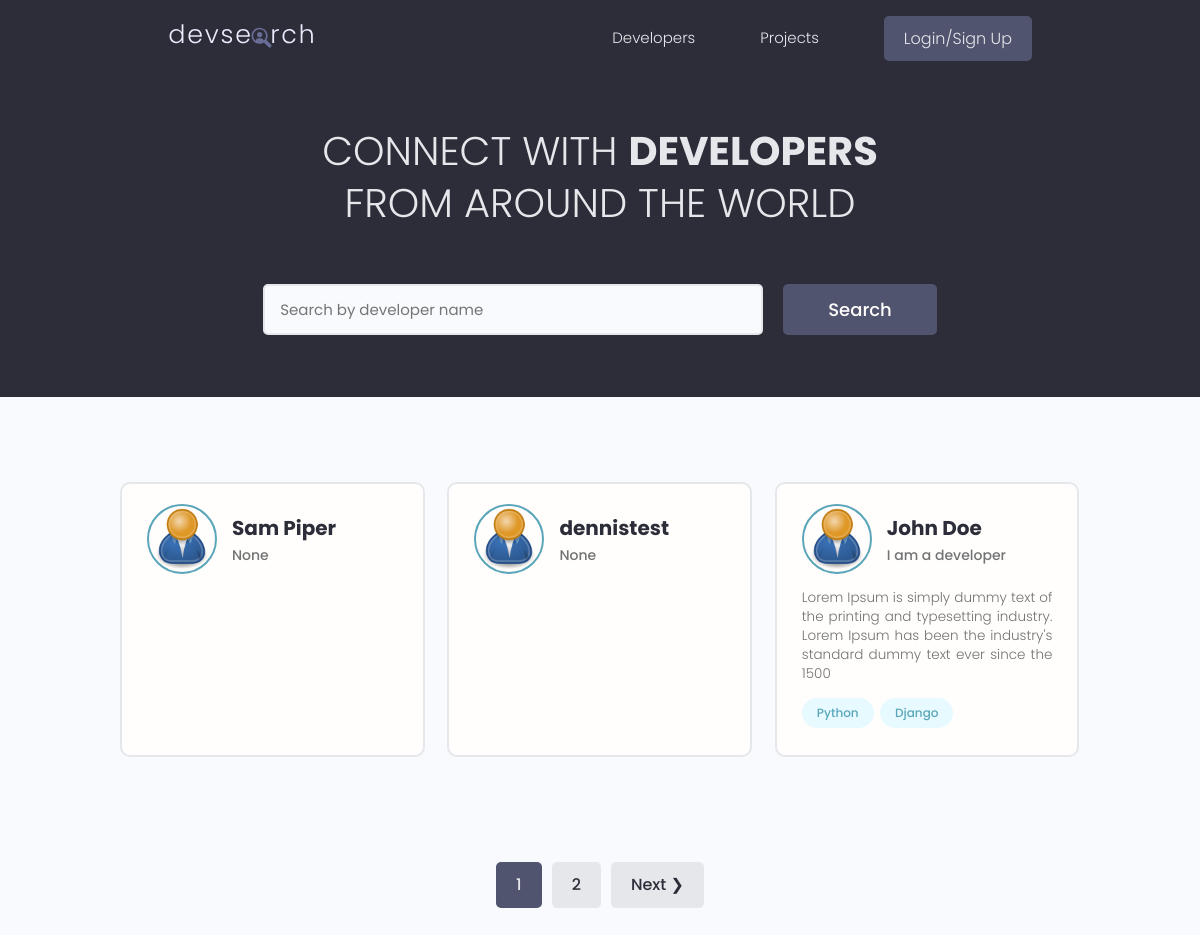
The page / on the database its author committed.
### users/models.py (models this page shows, shortened)
class Profile(models.Model):
    user = models.OneToOneField(User, on_delete=models.CASCADE, null=True, blank=True)
    name = models.CharField(max_length=200, blank=True, null=True)
    email = models.EmailField(max_length=500, blank=True, null=True)
    username = models.CharField(max_length=200, blank=True, null=True)
    location = models.CharField(max_length=200, blank=True, null=True)
    short_intro = models.CharField(max_length=200, blank=True, null=True)
    bio = models.TextField(blank=True, null=True)
    profile_image = models.ImageField(null=True, blank=True, upload_to='profiles/', default="profiles/user-default.png") # upload it to the profiles folder under static
    social_github = models.CharField(max_length=200, blank=True, null=True)
    social_twitter = models.CharField(max_length=200, blank=True, null=True)
    social_linkedin = models.CharField(max_length=200, blank=True, null=True)
    social_youtube= models.CharField(max_length=200, blank=True, null=True)
    social_website = models.CharField(max_length=200, blank=True, null=True)
    created = models.DateTimeField(auto_now_add=True)
    id = models.UUIDField(default=uuid.uuid4, unique=True, primary_key=True, editable=False)

class Skill(models.Model):
    owner = models.ForeignKey(Profile, on_delete=models.CASCADE, null=True, blank=True)
    name = models.CharField(max_length=200, blank=True, null=True)
    description = models.TextField(null=True, blank=True)
    created = models.DateTimeField(auto_now_add=True)
    id = models.UUIDField(default=uuid.uuid4, unique=True, primary_key=True, editable=False)
    def __str__(self): #converts an object method to a string
        return str(self.name)

### users/views.py (the view)
# urls.py: path('',views.profiles, name="profiles"),
def profiles(request):
    profiles, search_query = searchProfiles(request)
    custom_range, profiles = paginateProfiles(request, profiles, 3)
    context = {'profiles': profiles, 'search_query': search_query, 'custom_range':custom_range}
    return render(request, 'users/profiles.html',context)

### users/utils.py (called while the page is built)
def searchProfiles(request):
    search_query = ''
    if request.GET.get('search_query'): #getting the Search value
        search_query = request.GET.get('search_query')
    skills = Skill.objects.filter(name__icontains= search_query)
    profiles = Profile.objects.distinct().filter(Q(name__icontains=search_query) | Q(short_intro__icontains=search_query) | Q(skill__in =skills)) #all profiles that contains search_query name or short intro
    return profiles , search_query

### users/templates/users/profiles.html (shortened to what this page needs)
{% extends 'main.html' %}
{% block content %}
<main class="home">
    <section class="hero-section text-center">
      <div class="container container--narrow">
        <div class="hero-section__box">
          <h2>CONNECT WITH <span>DEVELOPERS</span></h2>
          <h2>FROM AROUND THE WORLD</h2>
        </div>
        <div class="hero-section__search">
          <form id="searchForm" class="form" action="{% url 'profiles' %}" method="get">
            <div class="form__field">
              <input class="input input--text" id="formInput#search" type="text" name="search_query"
                value="{{search_query}}" placeholder="Search by developer name" />
            </div>
            <input class="btn btn--sub btn--lg" type="submit" value="Search" />
          </form>
        </div>
      </div>
    </section>
    <section class="devlist">
      <div class="container">
        <div class="grid grid--three">
          {%  for profile in profiles  %}
          <div class="column card">
            <div class="dev">
              <a href="{% url 'user-profile' profile.id %}" class="card__body">
                <div class="dev__profile">
                  <img class="avatar avatar--md" src="{{ profile.profile_image.url }}" alt="image" />
                  <div class="dev__meta">
                    <h3>{{profile.name}}</h3>
                    <h5>{{profile.short_intro|slice:"150"}}</h5>
                  </div>
                </div>
                <p class="dev__info">{{profile.bio|slice:"150"}}</p>
                <div class="dev__skills">
                  {% for skill in profile.skill_set.all|slice:"5" %}
                  <span class="tag tag--pill tag--main">
                    <small>{{skill}}</small>
                  </span>
                  {% endfor %}
                </div>
              </a>
            </div>
          </div>
          {% endfor %}
        </div>
      </div>
    </section>
    {% include 'pagination.html' with queryset=profiles custom_range=custom_range %}
  </main>
{% endblock content %}

### static/styles/app.css (style rules this page uses)
:root { --color-sub: #2d2d39; }
.btn--sub { background-color: var(--color-sub-light); }
.card { border: 2px solid var(--color-light); }
img { width: 100%; }
.hero-section { height: 40vh; display: flex; align-items: center; background-color: var(--color-sub); }
.hero-section__box { margin-bottom: 4rem; }
.hero-section__box > h2, .hero-section__box > h2 > span { font-size: 4rem; color: var(--color-light); line-height: 1.3; text-transform: uppercase; }
.hero-section__box > h2 { font-weight: 300; }
.hero-section__box > h2 > span { font-weight: 700; }
.hero-section__search > .form { display: flex; align-items: center; justify-content: center; gap: 2rem; }
.hero-section__search > .form input.input--text { width: 50rem; }
.devlist { margin-top: 8rem; }
.devlist .grid { align-items: stretch; }
.devlist .dev .dev__profile { display: flex; align-items: center; gap: 1.5rem; }
.devlist .dev .dev__meta h3 { color: var(--color-sub); font-size: 2rem; font-weight: 700; }
.devlist .dev .dev__meta h5 { color: var(--color-text); font-size: 1.4rem; font-weight: 500; }
.devlist .dev .dev__info { margin: 1.5rem 0; font-size: 1.35rem; line-height: 1.4; text-align: justify; }

### static/uikit/styles/modules/_variables.css (style rules this page uses)
:root { --color-main: #5aa5b9; --color-main-light: #e6faff; --color-sub: #3f4156; --color-sub-light: #51546e; --color-sub-lighter: #ededfd; --color-text: #737373; --color-gray: #8b8b8b; --color-light: #e5e7eb; --color-light-gray: #767676; --color-bg: #f8fafd; --color-white: #fffefd; --color-white-light: #f3f3f3; --color-success: #359e64; --color-success-bg: #def8e8; --color-error: #fc4b0b; --color-error-bg: #fff2ee; --font-base: 'Poppins', arial, helvetica, 'Segoe UI', roboto, ubuntu, sans-serif; --font-monospace: 'Fira Code', 'Courier New', courier, monospace; --font-regular: 300; --font-medium: 500; --font-bold: 700; --generic-shadow: 1px 1px 5px #00000010; --generic-transition: all 0.3s ease-in-out; }

### static/uikit/styles/modules/_base.css (style rules this page uses)
* { margin: 0; padding: 0; box-sizing: border-box; text-rendering: optimizeLegibility; color: inherit; font-size: inherit; }
html { font-size: 50%; }
@media only screen and (min-width: 480px) { html { font-size: 56.25%; } }
@media only screen and (min-width: 1200px) { html { font-size: 62.5%; } }
body { line-height: 1.6; font-weight: 400; font-size: 1.5rem; color: var(--color-text); background-color: var(--color-bg); min-height: 100vh; }

### static/uikit/styles/modules/_typography.css (style rules this page uses)
* { font-family: var(--font-base); }
h2 { font-size: 3.6rem; font-weight: var(--font-bold); }
h3 { font-size: 3.2rem; font-weight: var(--font-medium); }
h5 { font-size: 2.4rem; font-weight: var(--font-medium); }
h5, h6 { font-weight: var(--font-regular); }
p, span, strong { font-size: 1.6rem; color: var(--color-text); font-weight: var(--font-regular); }
a { padding-bottom: 2px; text-decoration: none; display: inline-block; color: var(--color-main); font-weight: var(--font-medium); }

### static/uikit/styles/modules/_utilities.css (style rules this page uses)
.container { width: 92%; max-width: 165rem; margin: 0 auto; box-sizing: border-box; }
.container--narrow { width: 92%; max-width: 120rem; }
@media screen and (min-width: 1000px) { .container { width: 90%; } }
@media screen and (min-width: 1000px) { .container--narrow { width: 85%; } }
@media screen and (min-width: 1200px) { .container { width: 80%; } }
@media screen and (min-width: 1200px) { .container--narrow { width: 72%; } }
.text-center { text-align: center; }

### static/uikit/styles/modules/_avatar.css (style rules this page uses)
.avatar { border-radius: 50%; border: 2px solid var(--color-main); object-fit: cover; }
.avatar--md { height: 7rem; width: 7rem; }

### static/uikit/styles/modules/_button.css (style rules this page uses)
.btn { display: inline-block; position: relative; cursor: pointer; background-color: var(--color-light); font-weight: var(--font-medium); color: var(--color-sub); text-decoration: none; padding: 1rem 2rem; border-radius: 0.5rem; border: none; width: -webkit-fit-content; width: -moz-fit-content; width: fit-content; height: -webkit-fit-content; height: -moz-fit-content; height: fit-content; font-size: 1.6rem; outline-width: 0; outline-color: transparent; -webkit-backface-visibility: hidden; backface-visibility: hidden; transition: all 0.3s ease-in-out; }
.btn--sub { background-color: var(--color-sub); color: var(--color-white); }
.btn--lg { font-size: 1.8rem; padding: 1.2rem 4.5rem; }

### static/uikit/styles/modules/_card.css (style rules this page uses)
.card { border-radius: 1rem; background-color: var(--color-white); border: 1.5px solid var(--color-light); width: auto; height: auto; margin-top: 0.5rem; margin-bottom: 0.5rem; overflow: hidden; }
.card__body, .card__header { padding: 2rem 2.5rem; }

### rows shown on the page
Profile: profile_image (placeholder picture), name "Sam Piper", short_intro "None"
Profile: profile_image (placeholder picture), name "dennistest", short_intro "None"
Profile: profile_image (placeholder picture), name "John Doe", short_intro "I am a developer", bio "Lorem Ipsum is simply dummy text of the printing and typesetting industry. Lorem Ipsum has been the industry's standard dummy text ever since the 1500"
Skill: name "Python"
Skill: name "Django"

### other values the page prints
{{ page }} "1"
{{ page }} "2"
